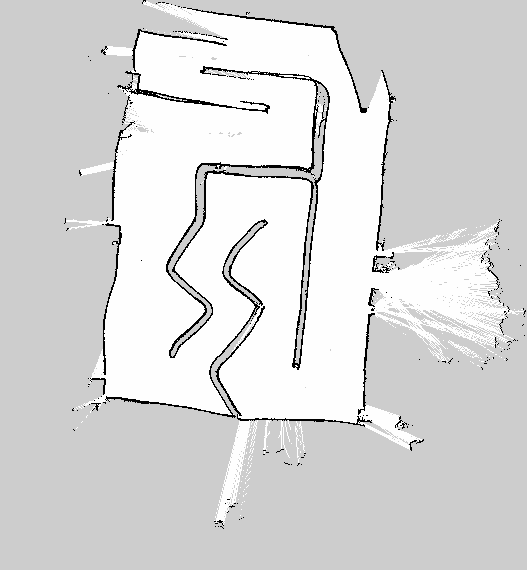
#> input picture mppi/waypoints/race/map1.pgm, 527 x 570 px
$ python map_process.py ../race/map1.pgm out.png
#> lines starting #> are read from the running program, lines starting #| are printed output that depends on the picture; after the words box and inside, x2 and y2 are one past the last pixel; in counts of white or black regions, pixels touching at a corner belong together
#!/usr/bin/env python3

import argparse
import numpy as np
from PIL import Image

def convert_to_trinary(input_path, output_path, thresholds=(75, 180)):
    """
    Convert a grayscale image to trinary mode (3 values only).

    Args:
        input_path: Path to input grayscale image
        output_path: Path to save the trinary image
        thresholds: Tuple of thresholds (low, high) to determine the three values
    """
#> called with input_path = '../race/map1.pgm', output_path = 'out.png', thresholds = (75, 180)
    # Open the grayscale image
    img = Image.open(input_path).convert('L')
#> img is the input picture: PIL image 527x570 L; min 0, max 254, mean 216.2
    img_array = np.array(img)

    # Create a trinary image
    trinary_array = np.zeros_like(img_array)

    # Apply thresholds
    low_threshold, high_threshold = thresholds

    # 0 (black) for values below low_threshold
    # 127 (gray) for values between low_threshold and high_threshold
    # 255 (white) for values above high_threshold
    trinary_array[img_array < low_threshold] = 0
    trinary_array[(img_array >= low_threshold) & (img_array < high_threshold)] = 127
    trinary_array[img_array >= high_threshold] = 255

    # Convert back to image and save
    trinary_img = Image.fromarray(trinary_array.astype(np.uint8))
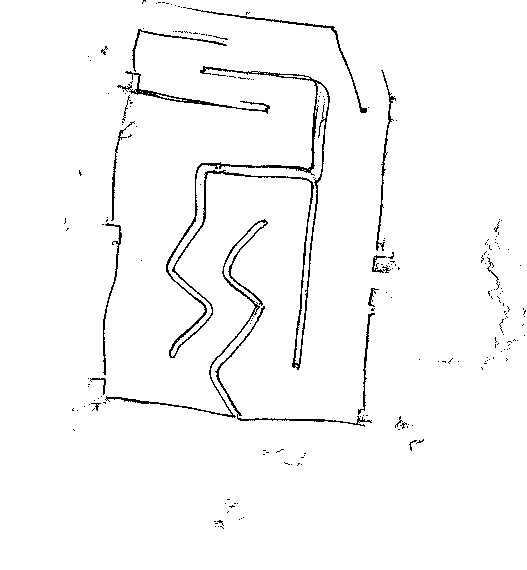
#> trinary_img: PIL image 527x570 L; 97.4% white; black in thin lines or dots, all inside (x1, y1, x2, y2) = (64, 0, 526, 529)
    trinary_img.save(output_path)

    print(f"Converted image saved to {output_path}")

def main():
    parser = argparse.ArgumentParser(description='Convert grayscale image to trinary mode')
    parser.add_argument('input', help='Input grayscale image path')
    parser.add_argument('output', help='Output trinary image path')
    parser.add_argument('--low', type=int, default=75, help='Low threshold (default: 75)')
    parser.add_argument('--high', type=int, default=180, help='High threshold (default: 180)')

    args = parser.parse_args()

    convert_to_trinary(args.input, args.output, (args.low, args.high))

if __name__ == "__main__":
    main()

$ run again, on mppi/waypoints/race/race1.pgm
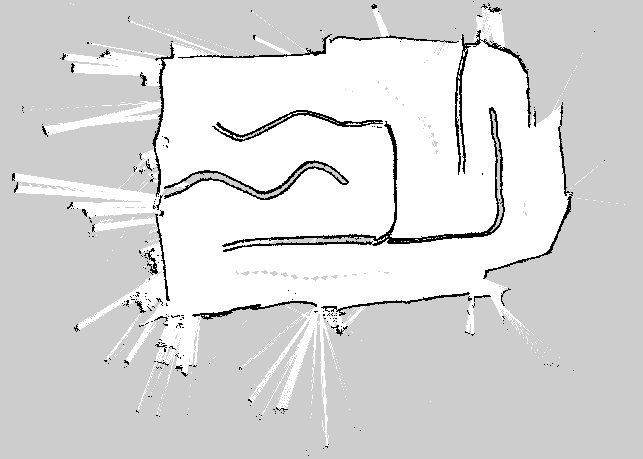
#> input picture mppi/waypoints/race/race1.pgm, 643 x 459 px
#> in convert_to_trinary, img is the input picture: PIL image 643x459 L; min 0, max 254, mean 216.3
#> in convert_to_trinary, `trinary_img = Image.fromarray(trinary_array.astype(np.uint8))`:
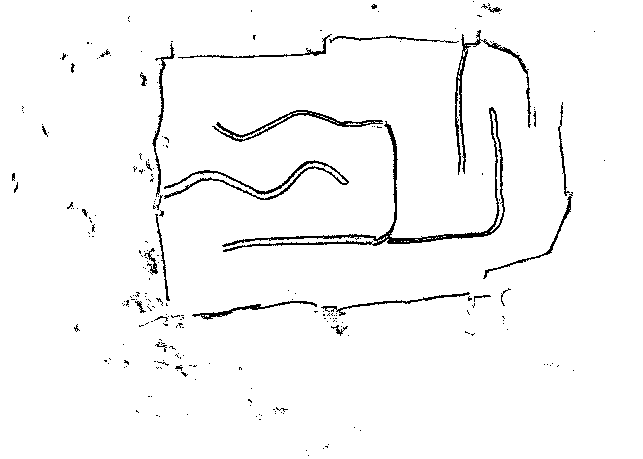
#> trinary_img: PIL image 643x459 L; 97% white; black in thin lines or dots

$ run again, on mppi/waypoints/race/map2.png
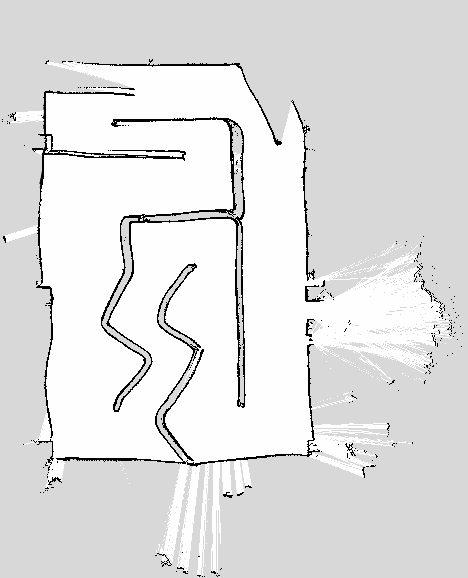
#> input picture mppi/waypoints/race/map2.png, 468 x 578 px
#> in convert_to_trinary, `trinary_img = Image.fromarray(trinary_array.astype(np.uint8))`:
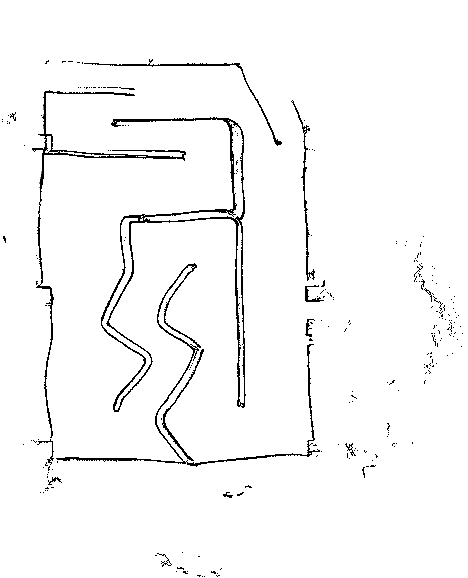
#> trinary_img: PIL image 468x578 L; min 0, max 255, mean 247.5
